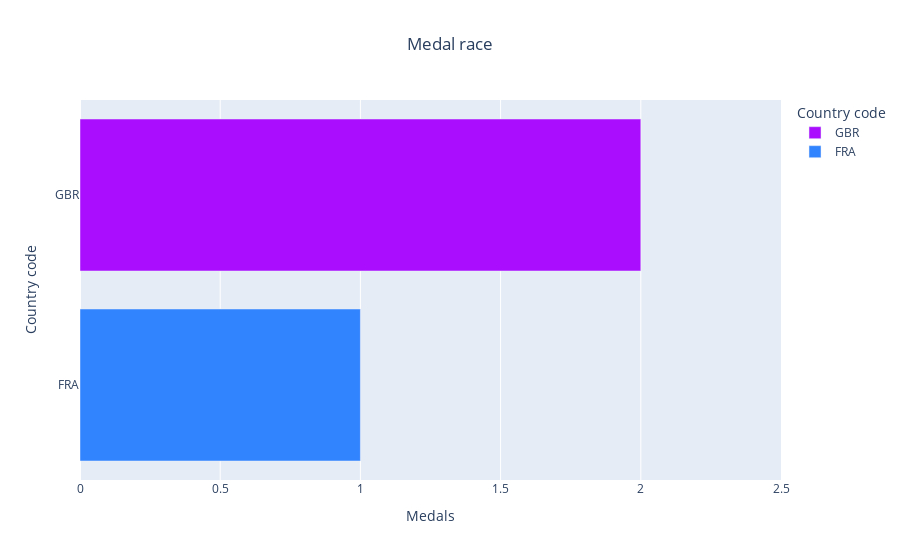

Notebook source saved alongside this figure:
### Code cell
fig = plots.medal_race_plot(medal_count)
fig.write_html('./visualization/medal_race_test.html')
fig

### Figure 1 — Plotly figure (JSON) as saved in the notebook; plotly's stock layout.template omitted (floating-point values rounded to 4 significant figures)
{"data": [{"alignmentgroup": "True", "hovertemplate": "Country code=%{y}<br>Year=1900<br>Medals=%{x}<extra></extra>", "ids": ["GBR"], "legendgroup": "GBR", "marker": {"color": "#AA0DFE", "pattern": {"shape": ""}}, "name": "GBR", "offsetgroup": "GBR", "orientation": "h", "showlegend": true, "textposition": "auto", "type": "bar", "x": [2], "xaxis": "x", "y": ["GBR"], "yaxis": "y"}, {"alignmentgroup": "True", "hovertemplate": "Country code=%{y}<br>Year=1900<br>Medals=%{x}<extra></extra>", "ids": ["FRA"], "legendgroup": "FRA", "marker": {"color": "#3283FE", "pattern": {"shape": ""}}, "name": "FRA", "offsetgroup": "FRA", "orientation": "h", "showlegend": true, "textposition": "auto", "type": "bar", "x": [1], "xaxis": "x", "y": ["FRA"], "yaxis": "y"}], "layout": {"barmode": "relative", "legend": {"title": {"text": "Country code"}, "tracegroupgap": 0}, "title": {"text": "Medal race", "x": 0.5}, "xaxis": {"anchor": "y", "domain": [0, 1], "range": [0, 2.5], "tick0": 0, "title": {"text": "Medals"}}, "yaxis": {"anchor": "x", "categoryarray": ["FRA", "GBR"], "categoryorder": "total ascending", "domain": [0, 1], "range": [-0.5, 1.5], "title": {"text": "Country code"}}}}
